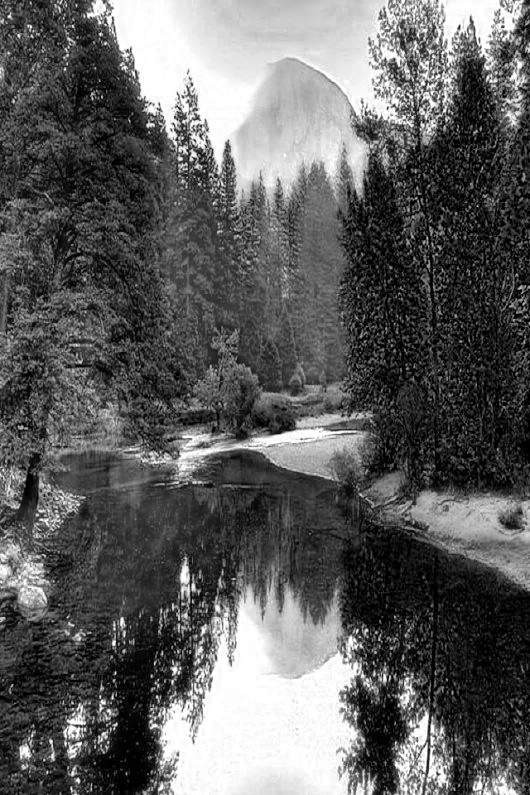
#> input picture Laboratorio 1/Problema 2/imagen2/imagen2_salida_gray_azul.jpg, 530 x 795 px
$ jupyter execute 'Problema 2.ipynb'
#> lines starting #> are read from the running program, lines starting #| are printed output that depends on the picture
# Problema 2

Cree una función que dada una imagen cree una escala de grises en tres dimensiones, tome en cuenta que su función debe crear 3 imágenes como salida.

[cell 1]
import cv2
import numpy as np
import matplotlib.pyplot as plt

Se define la función para unir las imagenes.

[cell 2]
def create_color_image(input_image_blue, input_image_red, input_image_green):
    width = input_image_blue.shape[0]
    height = input_image_blue.shape[1]
    output_photo = np.zeros((width, height, 3))

    for j in range(0,width):
        for i in range(0,height):
            blue = input_image_blue[j,i]
            green = input_image_green[j,i]
            red = input_image_red[j,i]

            output_photo[j,i] = [blue,green,red]

    return output_photo

### Escala de grises canal azul

[cell 3]
input_image_blue = cv2.imread("./imagen2/imagen2_salida_gray_azul.jpg", cv2.COLOR_BGR2GRAY)
#> input_image_blue is the input picture: shape (795, 530); min 0, max 255, mean 95.1
plt.imshow(input_image_blue, cmap='gray')

### Escala de grises canal rojo

[cell 4]
input_image_red = cv2.imread("./imagen2/imagen2_salida_gray_rojo.jpg", cv2.COLOR_BGR2GRAY)
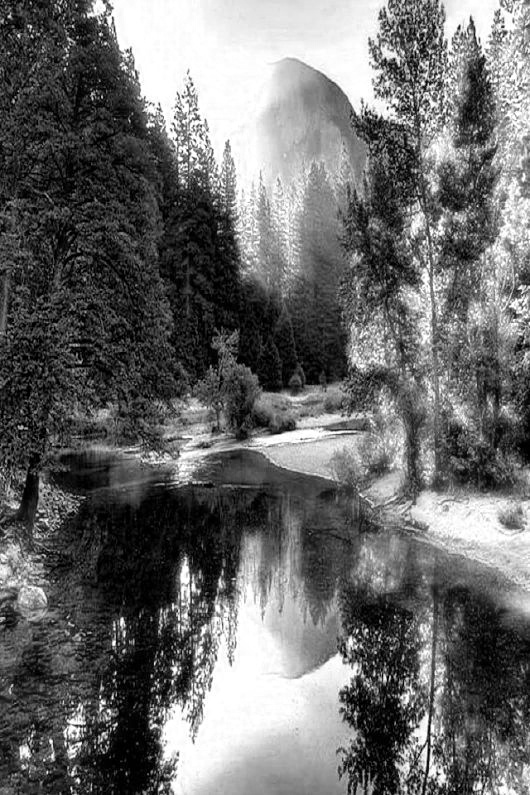
#> input picture Laboratorio 1/Problema 2/imagen2/imagen2_salida_gray_rojo.jpg, 530 x 795 px
#> input_image_red is the input picture: shape (795, 530); min 0, max 255, mean 106.5
plt.imshow(input_image_red, cmap='gray')

### Escala de grises canal verde

[cell 5]
input_image_green = cv2.imread("./imagen2/imagen2_salida_gray_verde.jpg", cv2.COLOR_BGR2GRAY)
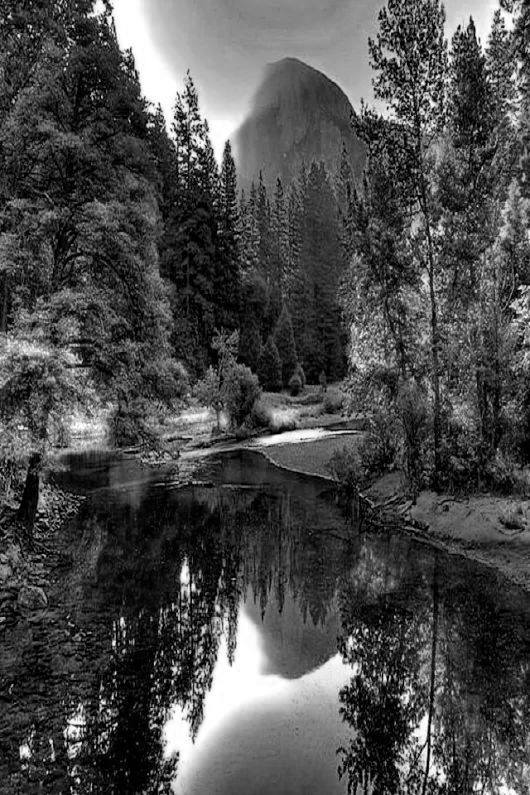
#> input picture Laboratorio 1/Problema 2/imagen2/imagen2_salida_gray_verde.jpg, 530 x 795 px
#> input_image_green is the input picture: shape (795, 530); min 0, max 255, mean 75.3
plt.imshow(input_image_green, cmap='gray')

### Imagen con ganales unificados

[cell 6]
output_file = "./output.jpg"

cv2.imwrite(output_file, create_color_image(input_image_blue,input_image_red,input_image_green) )
#> after the loop in create_color_image, `for j in range(0,width):`:
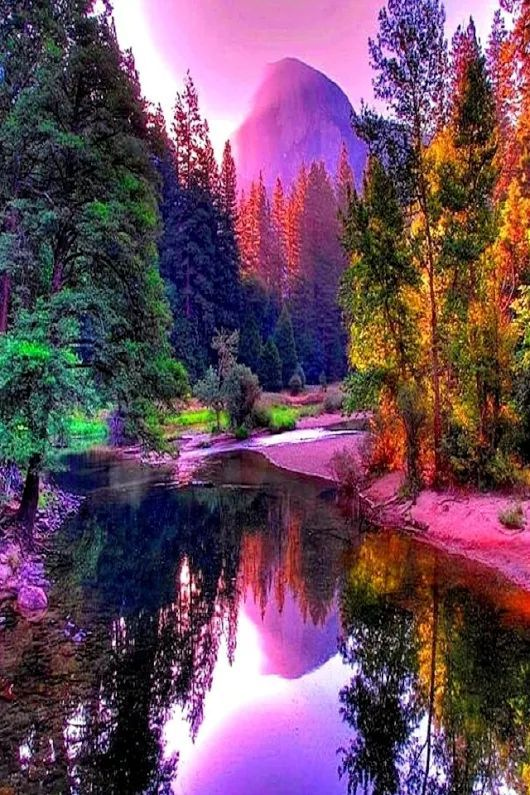
#> output_photo: shape (795, 530, 3) float64; mean of channels 0, 1, 2 95.1, 75.3, 106.5; drawn as B, G, R
output_image = cv2.imread(output_file, cv2.IMREAD_COLOR)
output_image = cv2.cvtColor(output_image, cv2.COLOR_BGR2RGB)
plt.imshow(output_image)
